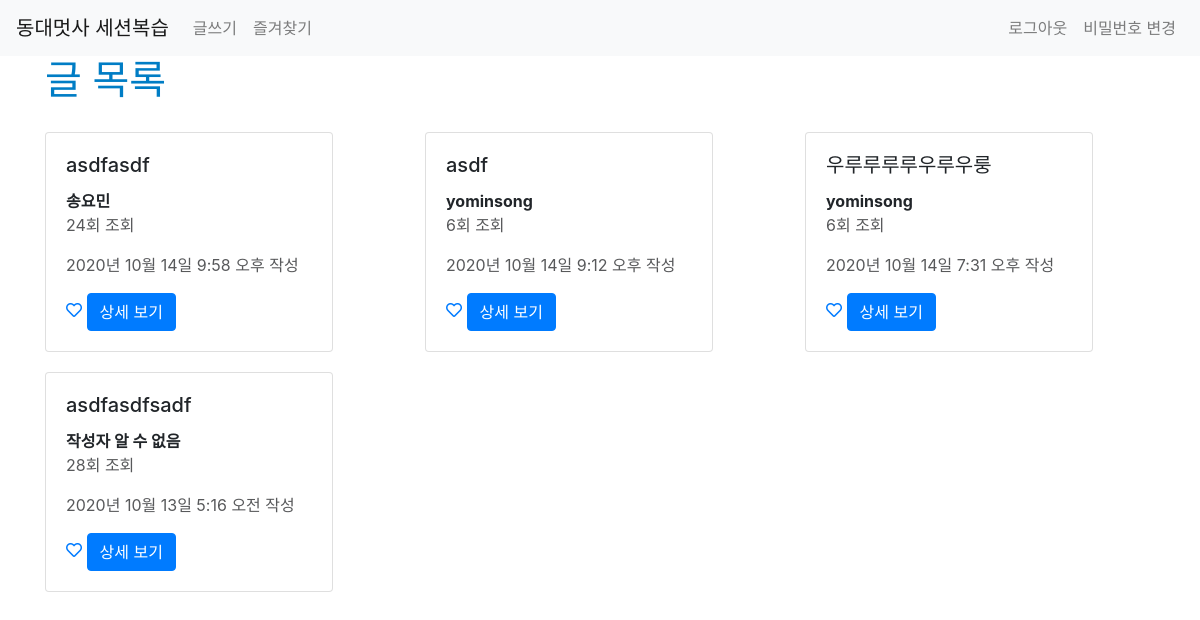
The app's page / (signed in), older data.
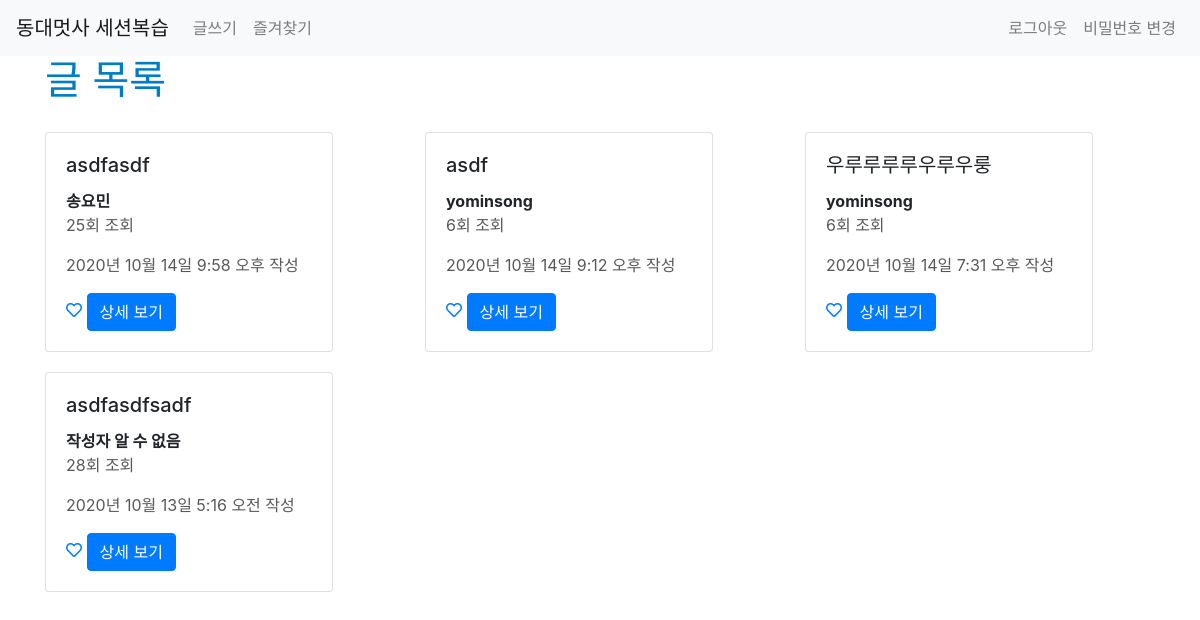
The same page, newer data.
### blog/models.py (models this page shows, shortened)
class Post(models.Model):
    title = models.CharField(max_length=50, null=False) # 짧은 문자열 필드
    '''
    User를 writer라는 이름으로 불러오고 Post와 1:N 관계(ForeignKey)로 연결
    on_delete=models.CASCADE는 유저(1)가 삭제되면 게시글(N)도 삭제되도록 하는 것!
    CASCADE 말고 PROTECT, SET_NULL(null=True가 설정돼있어야 함), SET_DEFAULT(default값이 설정돼있어야 함), SET()(대체할 값이나 함수 입력), DO_NOTHING을 입력할 수 있음.
    User 모델 사용 전에 작성된 게시글은 유저가 존재하지 않으므로 null=True
    '''
    writer = models.ForeignKey(User, on_delete=models.CASCADE, null=True)
    content = models.TextField() # 긴 문자열 필드
    image = models.ImageField(upload_to='images/', null=True)
    file = models.FileField(upload_to='files/', null=True) # file은 일단 추가만 해놨고 사용하진 않고 있음.
    view_count = models.IntegerField(default=0) # 정수형 타입
    created_at = models.DateTimeField(auto_now_add=True) # 날짜 및 시간 타입
    updated_at = models.DateTimeField(auto_now=True)
    '''
    N:M 관계이므로 ManyToManyField 활용. User(M) : Post(N)
    게시글에 좋아요가 하나도 없을 수 있으니 blank=True
    through는 어느 모델을 통해 관계가 이루어지는지(정의되는지) 설정하는 것. Like 모델을 통해 User와 Post의 좋아요(M:N) 관계가 정의되고 있다.
    '''
    like_user_set = models.ManyToManyField(User, blank=True, related_name="like_user_set", through="Like")

### blog/views.py (the view)
# urls.py: path('', main, name="main"), # urls.py에서 name 설정하면 템플릿 태그 활용 가능.
def main(request): # "이걸 main이라는 함수로 명명하겠다! request를 인자로 받는다!"
    all_posts = Post.objects.all().order_by('-created_at')
    return render(request, 'blog/main.html', {'posts': all_posts}) # "request의 변수(all_posts)를 posts라는 이름으로 명명하고, 해당 request를 render 함수를 활용해 blog/main.html으로 return하겠다!"

### blog/templates/blog/main.html
{% extends 'base.html' %}
{% block content %}
<div class="container">
    {% if user.is_authenticated %}
    <h1>글 목록</h1>
    <div class="row">
        {% for post in posts %}
            <div class="col-md-4 col-12">
                <div class="card" style="width: 18rem; margin-top: 20px;">
                    <div class="card-body">
                        <h5 class="card-title">{{ post.title }}</h5>
                        {% if post.writer %}
                            {% if post.writer.username == 'user' %}
                            <b>{{ post.writer.last_name }}{{ post.writer.first_name }}</b>
                            {% else %}
                            <b>{{ post.writer }}</b>
                            {% endif %}
                        {% else %}
                        <b>작성자 알 수 없음</b>
                        {% endif %}
                        <p>{{ post.view_count }}회 조회</p>
                        <p>{{ post.created_at }} 작성</p>
                        <a href="{% url 'blog:post_like' post.pk %}">
                            {% if user in post.like_user_set.all %}
                                <i class="fas fa-heart"></i>
                            {% else %}
                                <i class="far fa-heart"></i>
                            {% endif %}
                        </a>
                        <a href="{% url 'blog:show' post.pk %}" class="btn btn-primary">상세 보기</a>
                    </div>
                </div>
            </div>
        {% endfor %}
    </div>
    {% else %}
    <h3>로그인 후 이용이 가능합니다.</h3>
    <a href="{% url 'account_login' %}" class="btn btn-warning">로그인</a>
    <a href="{% url 'account_signup' %}" class="btn btn-warning">회원가입</a>
    {% endif %}
</div>
{% endblock %}

Row changes from the older to the newer data that the page shows:
changed Post "asdfasdf": view_count "24" → "25"
